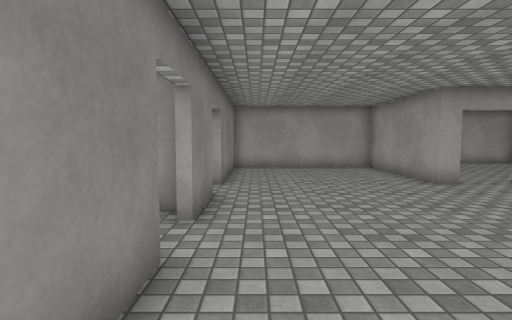
[1] (above)

24 first-person views from a walk through a 3-D level made in the Unity game engine. The camera is 1.3 m above the floor, tilts 4° down and sees 80° across. The floor is counted in squares, 1 m on a side. Each view is taken from the middle of a square. On the plan, view 1 faces up. The plan holds only what a view shows up to about 14 squares ahead; the rest is blank. The place goes on beyond the plan. Surface patterns are stand-ins for the level's own textures.

[2]
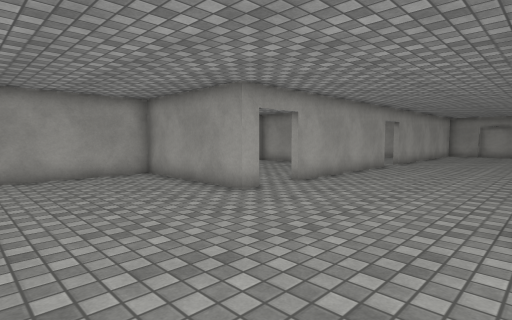

[3]
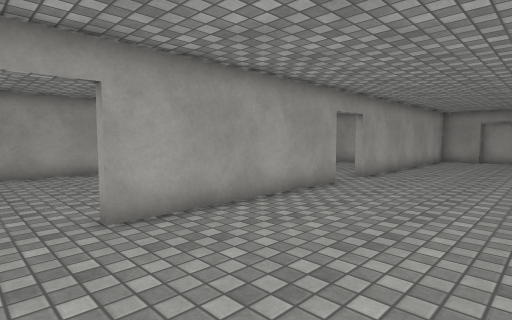

[4]
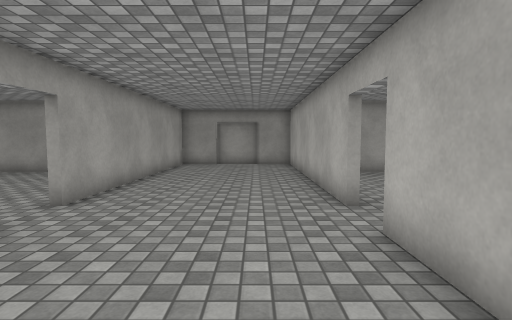

[5]
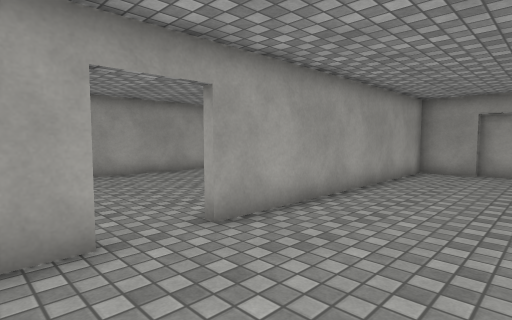

[6]
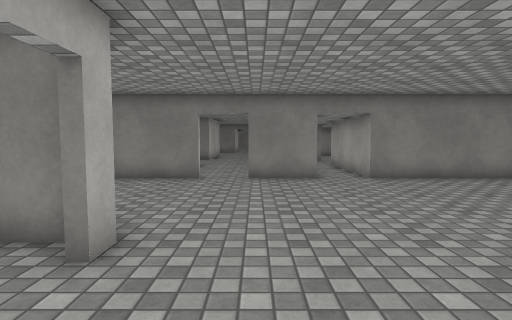

[7]
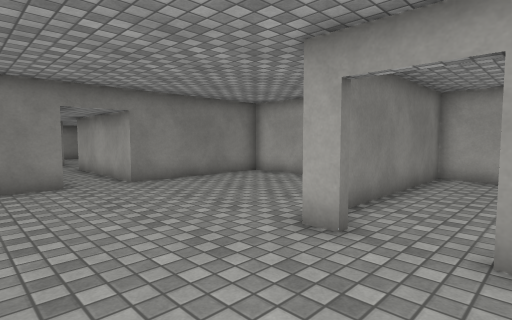

[8]
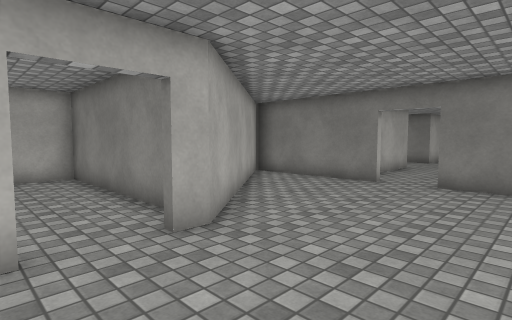

[9]
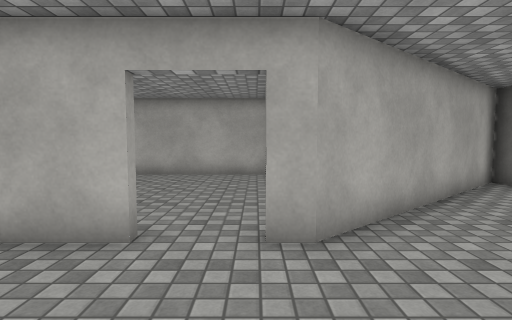

[10]
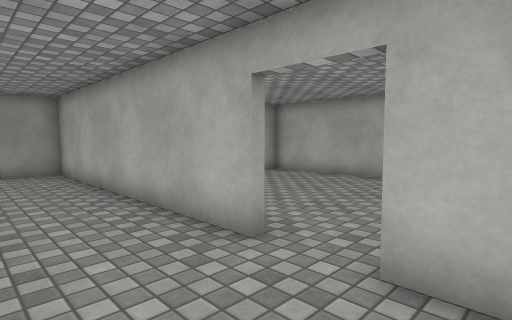

[11]
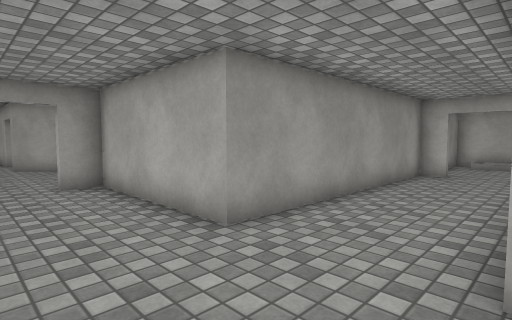

[12]
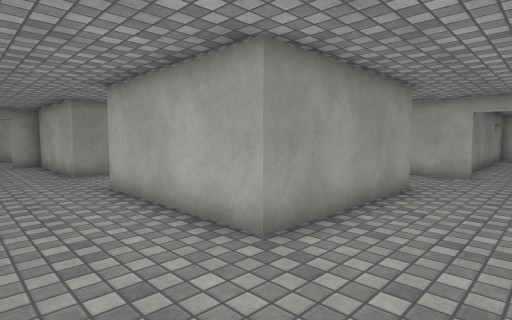

[13]
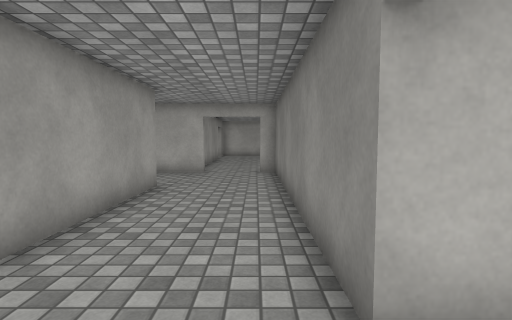

[14]
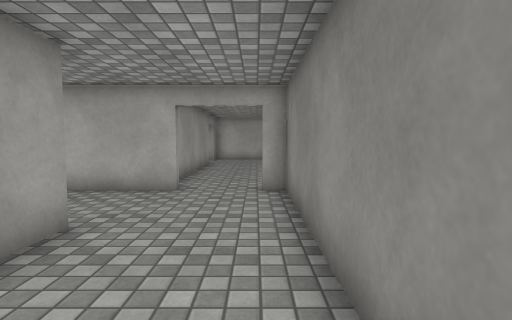

[15]
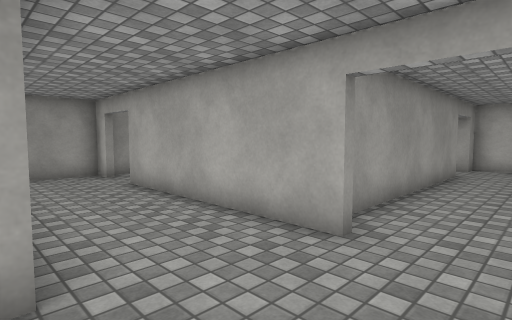

[16]
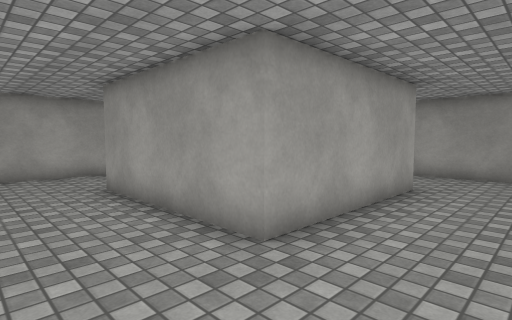

[17]
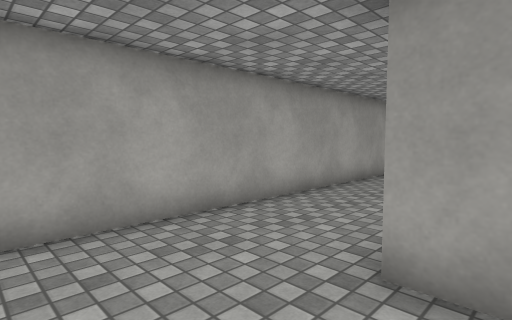

[18]
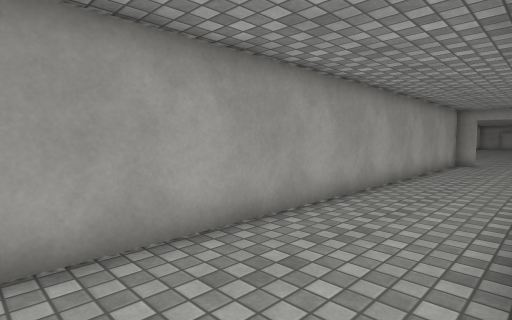

[19]
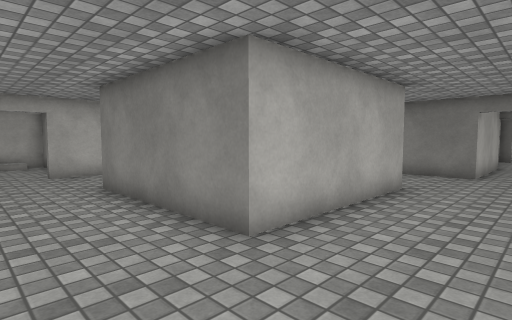

[20]
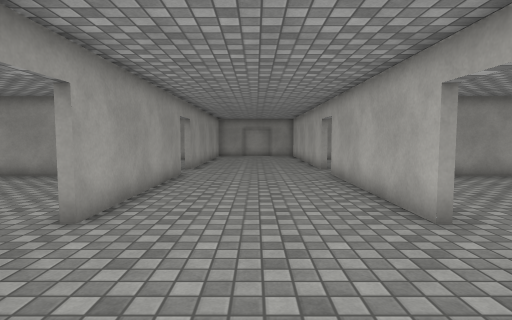

[21]
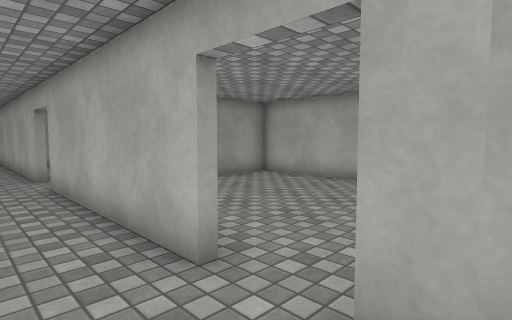

[22]
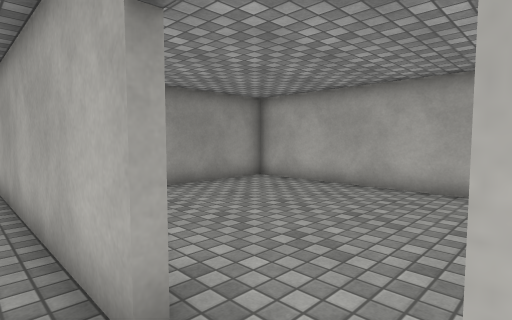

[23]
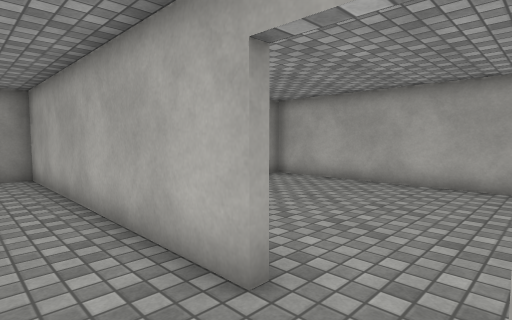

[24]
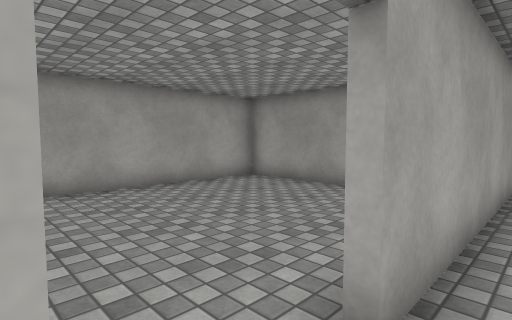

### Floor plan
Points are (right, up) in squares from view 1. A wall is a line through its corners. A room is listed if a view was taken in it or the views show most of it. See-through windows are left out.
Room 1 (views 1, 2, 3, 4, 5, 6, 7, 8, 9, 10, 20, 21, 22, 23, 24)
walls: (6, 8.7) (5.3, 8.7) (5.3, 14) (-1, 14) (-1, 8.7) (-6.2, 8.7); (7.5, 3.2) (14.2, 3.2); (14.2, 8.7) (7.5, 8.7); (15.8, 3.2) (25.5, 3.2) (25.5, 5); (-1, 7.1) (-1, 4.8); (-1, 3.1) (-1, -2) (5.2, 3.2) (5.9, 3.2); (25.5, 6.9) (25.5, 8.7) (15.8, 8.7); (25.8, 6) (25.8, 7)
ways out: opening at (-1, 4) to room 2; opening at (15, 3) to room 3; opening at (6.5, 3) to room 4; opening at (6.5, 9); opening at (15, 9)
Room 2 (views 11, 12, 13, 14, 15, 16, 17, 18, 19)
walls: (-9.8, -3.4) (-15.3, -3.4) (-15.3, 2.1) (-9.8, 2.1) (-9.8, -3.4); (-16.1, -6.6) (-9.1, -6.6); (-7.4, -6.6) (-6.5, -6.6) (-6.5, 2.1) (-1.3, 2.1) (-1.3, 3.1); (-6.5, -7.8) (-6.5, -7.1); (-10, -10.9) (-10, -11.6) (-6.5, -11.6) (-6.5, -10.1); (-18.8, 3.2) (-18.8, -6.6) (-18.1, -6.6); (-15.5, -13.5) (-15.5, -7.8); (-1.3, 4.6) (-1.3, 5.1); (-1.4, 5.5) (-17.8, 5.5)
ways out: opening at (-1, 4) to room 1; opening at (-19, 4)
Room 3 (no view inside)
walls: (13, -4) (21.7, -4) (21.7, 2)
ways out: opening at (15, 3) to room 1
Room 4 (no view inside)
walls: (5.3, 2.6) (5.3, -4) (13, -4); (13.5, -4) (13.5, -0.9)
ways out: opening at (6.5, 3) to room 1

Where each view was taken, in squares from view 1:
view 1: 0 up, 0 right, facing up
view 2: 3 up, 0 right, facing up-right
view 3: 4 up, 6 right, facing up-right
view 4: 5 up, 10 right, facing right
view 5: 5 up, 13 right, facing up-right
view 6: 5 up, 9 right, facing left
view 7: 5 up, 8 right, facing up-left
view 8: 7 up, 8 right, facing down-left
view 9: 7 up, 6 right, facing down
view 10: 6 up, 13 right, facing down-right
view 11: 5 up, 10 left, facing down-right
view 12: 5 up, 18 left, facing down-right
view 13: 5 up, 18 left, facing down
view 14: 1 up, 18 left, facing down
view 15: 3 down, 18 left, facing down-right
view 16: 6 down, 18 left, facing up-right
view 17: 1 up, 18 left, facing up-right
view 18: 2 up, 18 left, facing up-right
view 19: 5 up, 7 left, facing down-left
view 20: 6 up, 3 right, facing right
view 21: 5 up, 5 right, facing down-right
view 22: 4 up, 14 right, facing down-right
view 23: 5 up, 14 right, facing down-right
view 24: 8 up, 14 right, facing up-right
